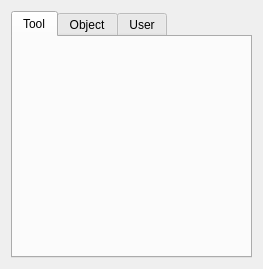
<?xml version="1.0" encoding="UTF-8"?>
<ui version="4.0">
 <class>Coordinate</class>
 <widget class="QWidget" name="Coordinate">
  <property name="geometry">
   <rect>
    <x>0</x>
    <y>0</y>
    <width>263</width>
    <height>269</height>
   </rect>
  </property>
  <property name="windowTitle">
   <string>Form</string>
  </property>
  <layout class="QVBoxLayout" name="verticalLayout">
   <item>
    <widget class="QTabWidget" name="tabWidget">
     <property name="toolTip">
      <string>Coordinate</string>
     </property>
     <property name="currentIndex">
      <number>0</number>
     </property>
     <widget class="QWidget" name="tab">
      <attribute name="title">
       <string>Tool</string>
      </attribute>
      <layout class="QVBoxLayout" name="verticalLayout_2">
       <item>
        <widget class="CoordPara" name="coordTool" native="true"/>
       </item>
      </layout>
     </widget>
     <widget class="QWidget" name="tab_2">
      <attribute name="title">
       <string>Object</string>
      </attribute>
      <layout class="QVBoxLayout" name="verticalLayout_4">
       <item>
        <widget class="CoordPara" name="coordObj" native="true"/>
       </item>
      </layout>
     </widget>
     <widget class="QWidget" name="tab_4">
      <attribute name="title">
       <string>User</string>
      </attribute>
      <layout class="QGridLayout" name="gridLayout">
       <item row="0" column="0">
        <widget class="QComboBox" name="cmbUserCoord">
         <property name="toolTip">
          <string>User coordinate</string>
         </property>
         <item>
          <property name="text">
           <string>User1</string>
          </property>
         </item>
         <item>
          <property name="text">
           <string>User2</string>
          </property>
         </item>
         <item>
          <property name="text">
           <string>User3</string>
          </property>
         </item>
         <item>
          <property name="text">
           <string>User4</string>
          </property>
         </item>
         <item>
          <property name="text">
           <string>User5</string>
          </property>
         </item>
         <item>
          <property name="text">
           <string>User6</string>
          </property>
         </item>
         <item>
          <property name="text">
           <string>User7</string>
          </property>
         </item>
         <item>
          <property name="text">
           <string>User9</string>
          </property>
         </item>
         <item>
          <property name="text">
           <string>User10</string>
          </property>
         </item>
        </widget>
       </item>
       <item row="0" column="1">
        <spacer name="horizontalSpacer">
         <property name="orientation">
          <enum>Qt::Horizontal</enum>
         </property>
         <property name="sizeHint" stdset="0">
          <size>
           <width>40</width>
           <height>20</height>
          </size>
         </property>
        </spacer>
       </item>
       <item row="1" column="0" colspan="2">
        <widget class="CoordPara" name="coordUser" native="true"/>
       </item>
      </layout>
     </widget>
    </widget>
   </item>
  </layout>
 </widget>
 <customwidgets>
  <customwidget>
   <class>CoordPara</class>
   <extends>QWidget</extends>
   <header>coordpara.h</header>
   <container>1</container>
  </customwidget>
 </customwidgets>
 <resources/>
 <connections/>
</ui>
